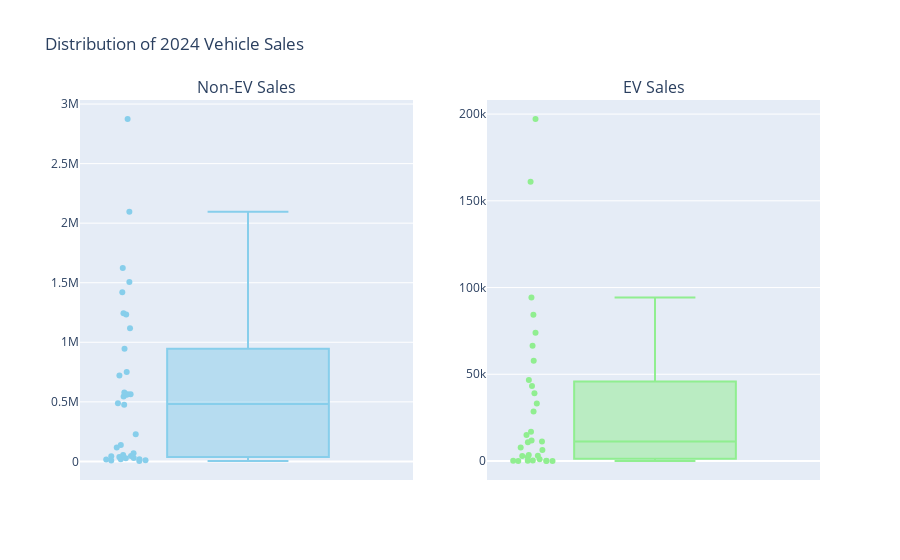

The notebook cell saved with this chart:
### Code cell
import plotly.subplots as sp
import plotly.express as px

fig = sp.make_subplots(rows=1, cols=2, subplot_titles=("Non-EV Sales", "EV Sales"))

# Non-EV
fig.add_trace(
    px.box(
        df_pivot, y="sales_2024", points="all", color_discrete_sequence=["skyblue"]
    ).data[0],
    row=1,
    col=1,
)

# EV
fig.add_trace(
    px.box(
        ev_state_pt,
        y="sales_2024",
        points="all",
        color_discrete_sequence=["lightgreen"],
    ).data[0],
    row=1,
    col=2,
)

fig.update_layout(title="Distribution of 2024 Vehicle Sales")
fig.show()

### Figure 1 — Plotly figure (JSON) as saved in the notebook; plotly's stock layout.template omitted (floating-point values rounded to 4 significant figures)
{"data": [{"alignmentgroup": "True", "boxpoints": "all", "hovertemplate": "sales_2024=%{y}<extra></extra>", "legendgroup": "", "marker": {"color": "skyblue"}, "name": "", "notched": false, "offsetgroup": "", "orientation": "v", "showlegend": false, "type": "box", "x0": " ", "xaxis": "x", "y": [7168, 749682, 27861, 544129, 1117634, 42270, 474528, 16202, 559624, 67725, 1506628, 720236, 116036, 137076, 487181, 1420999, 564176, 3175, 1242959, 2096825, 18296, 36495, 27147, 16963, 579031, 54594, 563288, 1234032, 10518, 1622626, 46143, 2874589, 226775, 945045], "y0": " ", "yaxis": "y"}, {"alignmentgroup": "True", "boxpoints": "all", "hovertemplate": "sales_2024=%{y}<extra></extra>", "legendgroup": "", "marker": {"color": "lightgreen"}, "name": "", "notched": false, "offsetgroup": "", "orientation": "v", "showlegend": false, "type": "box", "x0": " ", "xaxis": "x2", "y": [35.0, 33180.0, 3497.0, 15070.0, 2877.0, 28540.0, 198.0, 46720.0, 10800.0, 84360.0, 11790.0, 1048.0, 2283.0, 7830.0, 161000.0, 73940.0, 31.0, 43220.0, 197200.0, 126.0, 133.0, 9.0, 39120.0, 3098.0, 11200.0, 66440.0, 94310.0, 304.0, 57760.0, 6336.0, 16860.0], "y0": " ", "yaxis": "y2"}], "layout": {"annotations": [{"font": {"size": 16}, "showarrow": false, "text": "Non-EV Sales", "x": 0.225, "xanchor": "center", "xref": "paper", "y": 1, "yanchor": "bottom", "yref": "paper"}, {"font": {"size": 16}, "showarrow": false, "text": "EV Sales", "x": 0.775, "xanchor": "center", "xref": "paper", "y": 1, "yanchor": "bottom", "yref": "paper"}], "title": {"text": "Distribution of 2024 Vehicle Sales"}, "xaxis": {"anchor": "y", "domain": [0, 0.45]}, "xaxis2": {"anchor": "y2", "domain": [0.55, 1]}, "yaxis": {"anchor": "x", "domain": [0, 1]}, "yaxis2": {"anchor": "x2", "domain": [0, 1]}}}
